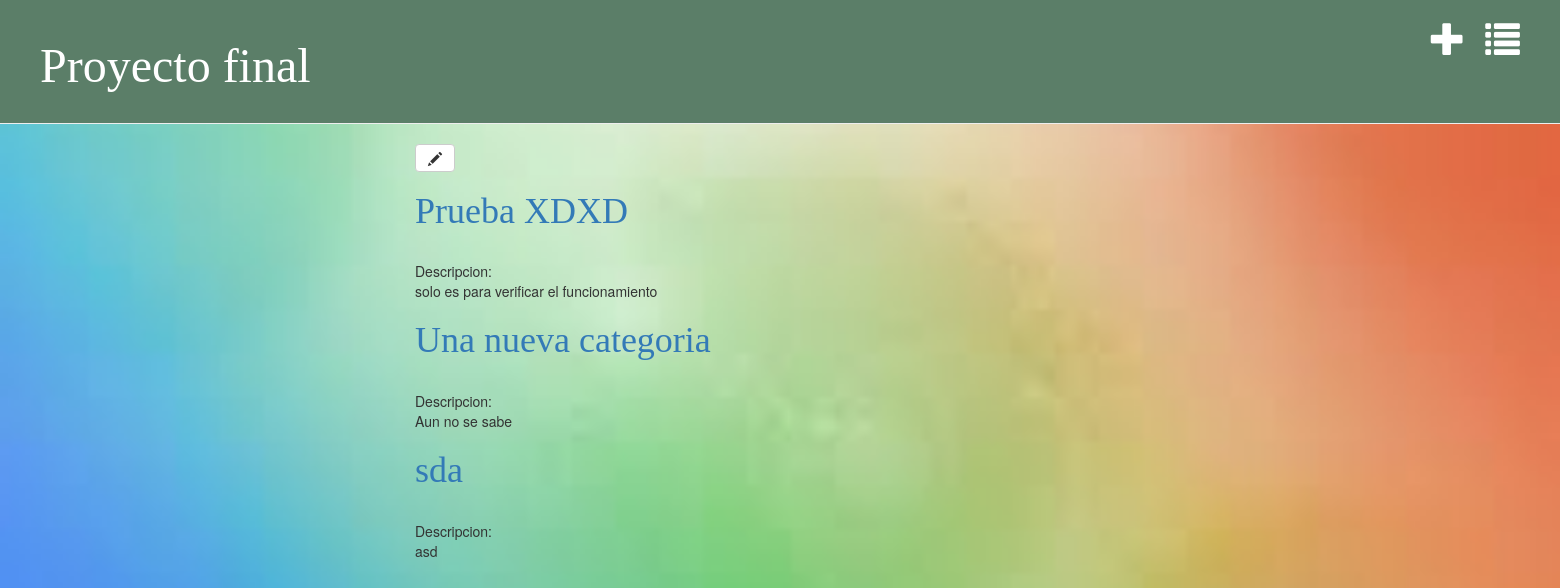
Page /home/listar/categorias/ on the earlier database version.
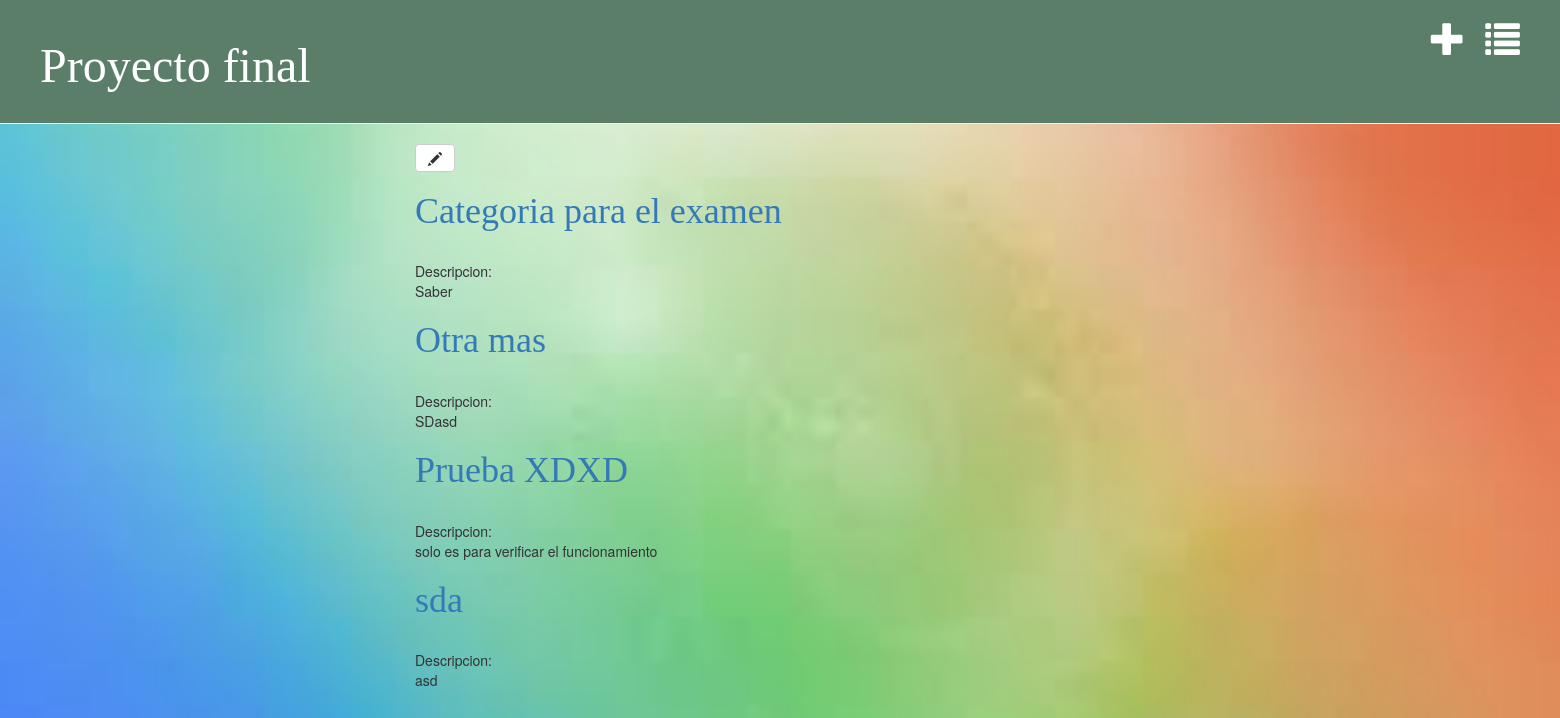
Same page on the later database version.
### crudfinal/models.py (models this page shows, shortened)
class Categoria(models.Model):
    Nombre_Categoria = models.CharField(max_length=50)
    Descripcion_Categoria = models.TextField()

### crudfinal/views.py (the view)
# urls.py: url(r'^home/listar/categorias/$', views.post_list_categoria, name='post_list_categoria'),
def post_list_categoria(request):
    posts = Categoria.objects.order_by("Nombre_Categoria")
    return render(request, 'crudfinal/post_listar_categoria.html', {'posts': posts})

### crudfinal/templates/crudfinal/post_listar_categoria.html
{% extends 'crudfinal/base.html' %}
{% block content %}
<a class="btn btn-default" href="/home/listar/categorias/nueva"><span class="glyphicon glyphicon-pencil"></span></a>
{% for post in posts %}
<div>
<p>
<h1><a href="{% url 'crudfinal.views.post_detail_categoria' pk=post.pk %}">{{ post.Nombre_Categoria }}</a></h1>
</p>
<br>
Descripcion:
<br> {{ post.Descripcion_Categoria }}
</div>
{% endfor %}
{% endblock content %}

Differences in the rows shown:
removed Categoria: Nombre_Categoria "Una nueva categoria", Descripcion_Categoria "Aun no se sabe"
added Categoria: Nombre_Categoria "Categoria para el examen", Descripcion_Categoria "Saber"
added Categoria: Nombre_Categoria "Otra mas", Descripcion_Categoria "SDasd"
